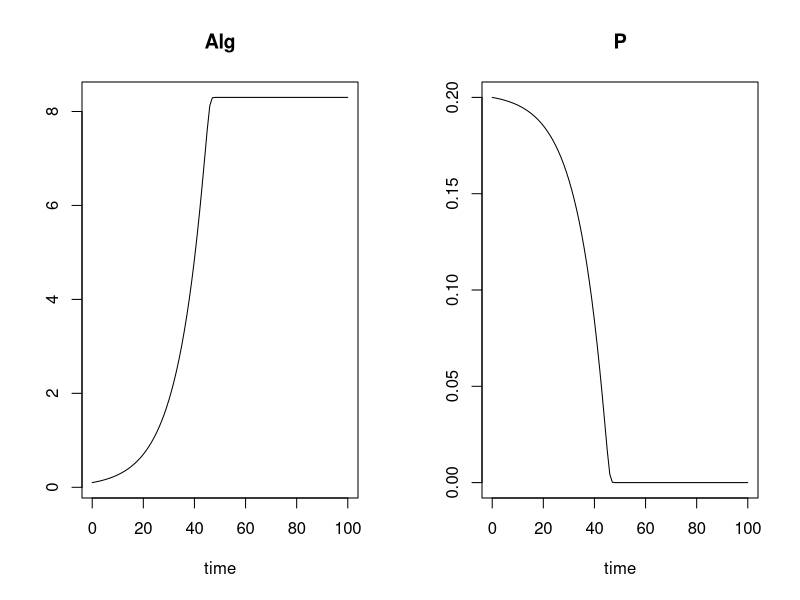

R code for this plot:


install.packages("deSolve")
library(deSolve)
#return-get set up to save on github
#two species, interact only via density dependence, birth and death rate.

model <- function (time, y, parms) {
  with(as.list(c(y, parms)), {
    f <- P/(kP + P)
    dAlg <- r * f * Alg 
    dP   <- - r * 1/Y * f * Alg
    list(c(dAlg, dP))
  })
}
y      <- c(Alg = 0.1, P = 0.2)         # in mg/L
parms  <- c(r = 0.1, kP = 5e-3, Y = 41) # Y = C:P mass ratio
times  <- seq(0, 100, 1)
out <- ode(y, times, model, parms)
plot(out)
